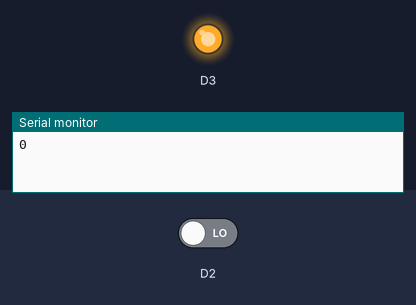
Simulated run of this sketch. Board: ESP8266 (NodeMCU). Parts: output pins drawn as LEDs (lit = HIGH), the last lines printed to the serial monitor. The inputs (shaded band) are chosen by the test bench; at power-on: D2 LOW.

Above: at 1.2 s.
1.3 s: D2 driven HIGH
At 1.8 s:
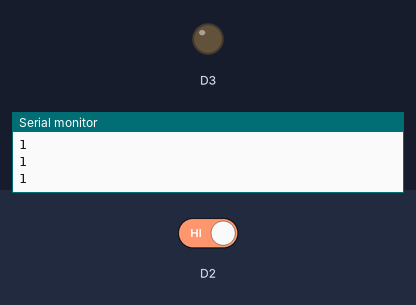
2.8 s: D2 driven LOW
At 4.1 s:
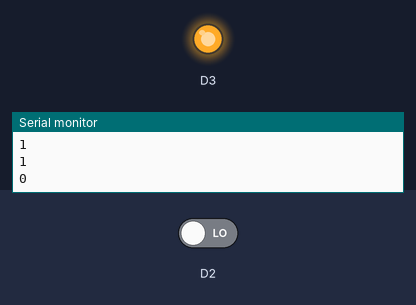
Timing chart, 0 to 5.8 s (numbered marks = the images above; inputs shaded):
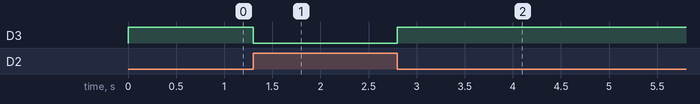

Measured:
- after the input at 1.3 s, D3: HIGH → LOW at once
- after the input at 2.8 s, D3: LOW → HIGH at once

The sketch:

blink_button.ino
```cpp
void setup() {
  // put your setup code here, to run once:
Serial.begin(115200);
pinMode(D2,INPUT);
pinMode(D3,OUTPUT);}

void loop() {
  // put your main code here, to run repeatedly:

Serial.println(digitalRead(D2));
while(digitalRead(D2)==0)
{
 digitalWrite(D3,HIGH);
  }
digitalWrite(D3,LOW);
}
```
